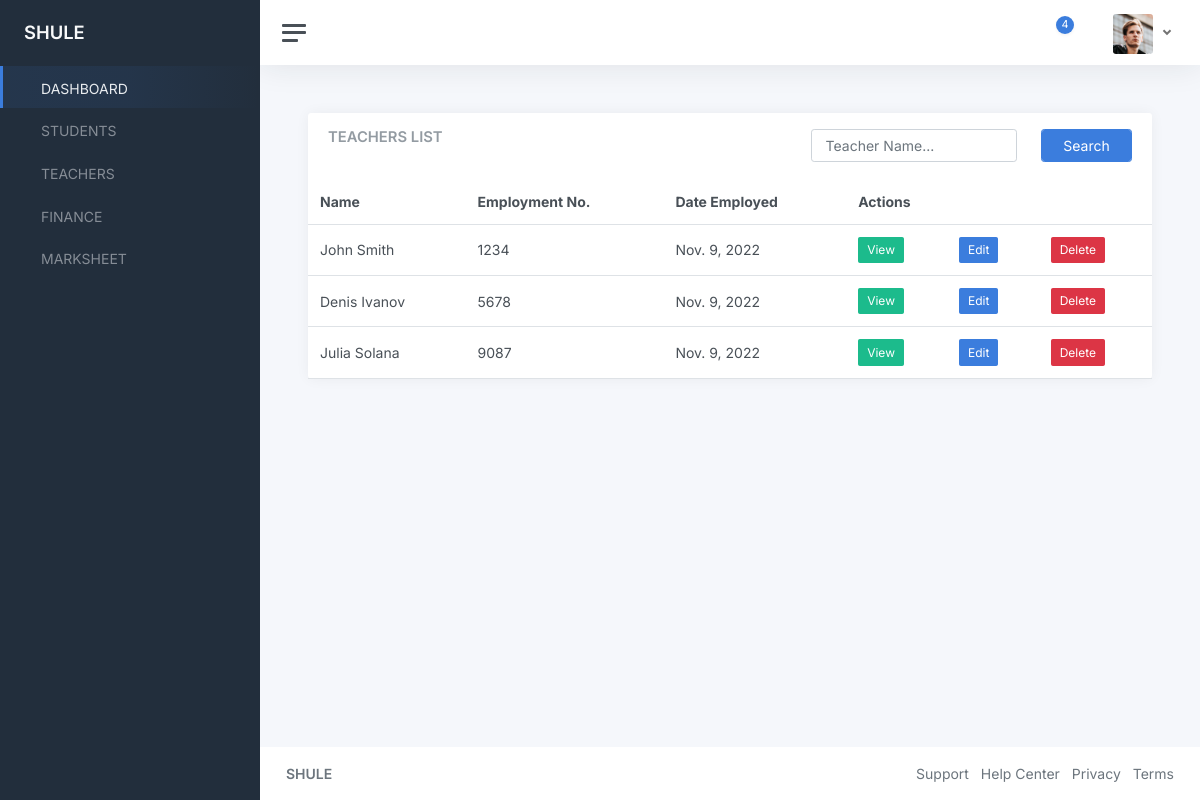
Screenshot of /teachers/ with the database file from the repository.
### teachers/models.py (models this page shows, shortened)
class Teacher(models.Model):
    user = models.OneToOneField(User, on_delete=models.CASCADE)
    name = models.CharField(max_length=255)
    employment_number = models.CharField(max_length=255)
    employment_date = models.DateField(null=True)

### teachers/views.py (the view)
# urls.py: path("teachers/", include("teachers.urls")),
def teachers(request):
    teachers = Teacher.objects.all()
    context = {
        "teachers": teachers
    }
    return render(request, "teachers/teachers.html", context)

### templates/teachers/teachers.html (shortened to what this page needs)
{% extends "base.html" %}
{% block content %}
<main class="content">
    <div class="container-fluid p-0">
        <div class="row">
            <div class="col-12 col-lg-12 col-xxl-12 d-flex">
                <div class="card flex-fill">
                    <div class="card-header">
                        <div class="row">
                            <div class="col-7">
                                <h5 class="card-title mb-0">TEACHERS LIST</h5>
                            </div>
                            <div class="col-5">
                                <form method="POST">
                                    <div class="row">
                                        <div class="col-8">
                                            <input type="text" class="form-control" name="search" id="search"
                                                placeholder="Teacher Name..." />
                                        </div>
                                        <div class="col-4">
                                            <div class="form-group">
                                                <input type="submit" class="form-control btn btn-primary"
                                                    value="Search">
                                            </div>
                                        </div>
                                    </div>
                                </form>
                            </div>
                        </div>
                    </div>
                    <table class="table table-hover my-0">
                        <thead>
                            <tr>
                                <th>Name</th>
                                <th>Employment No.</th>
                                <th>Date Employed</th>
                                <th colspan="3">Actions</th>
                            </tr>
                        </thead>
                        <tbody>
                            {% for teacher in teachers %}
                            <tr>
                                <td>{{teacher.name}}</td>
                                <td>{{teacher.employment_number}}</td>
                                <td>{{teacher.employment_date}}</td>
                                <td>
                                    <a href="#"
                                        class="btn btn-sm btn-success">View</a>
                                </td>
                                <td>
                                    <a href="#" class="btn btn-sm btn-primary">Edit</a>
                                </td>
                                <td>
                                    <a href="#" class="btn btn-sm btn-danger">Delete</a>
                                </td>
                            </tr>
                            {% endfor %}
                        </tbody>
                    </table>
                </div>
            </div>
        </div>
    </div>
</main>
{% endblock content %}

### rows the page displays
Teacher: name "John Smith", employment_number "1234", employment_date "Nov. 9, 2022"
Teacher: name "Denis Ivanov", employment_number "5678", employment_date "Nov. 9, 2022"
Teacher: name "Julia Solana", employment_number "9087", employment_date "Nov. 9, 2022"
